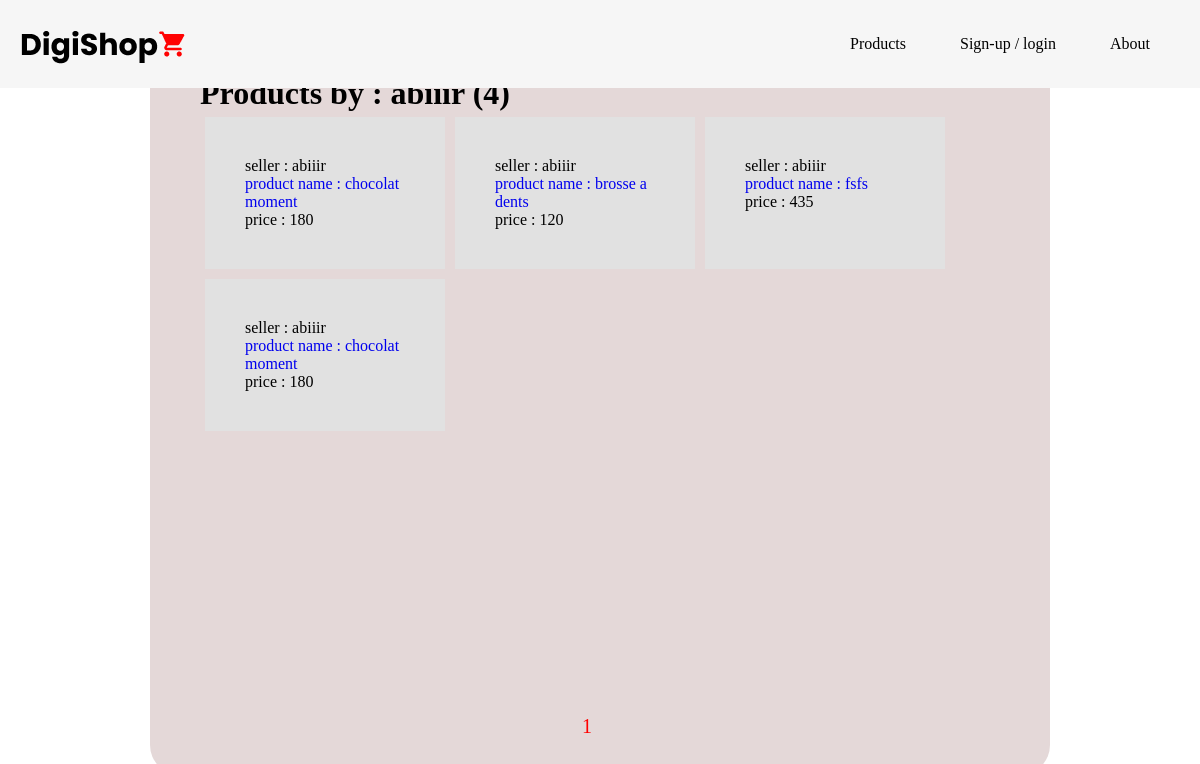
The app's page /users/abiiir, older data.
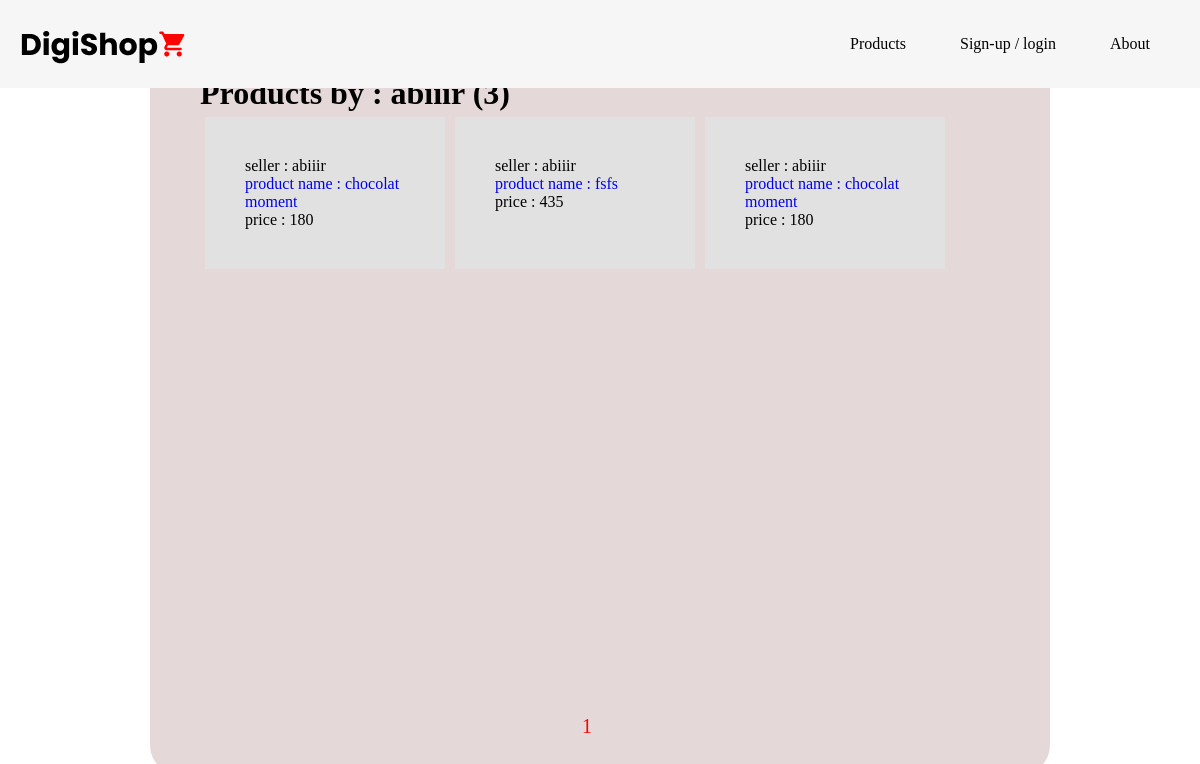
The same page, newer data.
### app/models/model.py (models this page shows, shortened)
class Product(db.Model):
    __tablename__='product'
    id = db.Column(db.Integer,primary_key=True)
    user_id = db.Column(db.Integer,db.ForeignKey('user.id'))
    product_name = db.Column(db.String(50),nullable=False)
    description = db.Column(db.Text,nullable=False)
    price = db.Column(db.String(20),nullable=False)
    location=db.Column(db.String(20),nullable=False)
    brand = db.Column(db.String(20),nullable=False)
    picture=db.Column(db.String(20),nullable=False,default='default.png')
    category=db.Column(db.String(20),nullable=False)
    date_posted = db.Column(db.DateTime,nullable=False,default=datetime.utcnow)

class User(db.Model,UserMixin):
    __tablename__='user'
    id = db.Column(db.Integer,primary_key=True)
    firstname =db.Column(db.String(50),nullable=False)
    familyname = db.Column(db.String(50),nullable=False)
    username=db.Column(db.String(20),unique=True,nullable=False)
    email=db.Column(db.String(120),unique=True,nullable=False)
    image_file = db.Column(db.String(20),nullable=False,default='default.jpg')
    password = db.Column(db.String(60),nullable=False)
    products = db.relationship('Product',backref='seller',lazy=True)

### app/routes/user_bp.py (the view)
@user_bp.route('/<string:username>')
def get_user_products(username):
    page = request.args.get('page', 1 ,type=int)
    user = User.query.filter_by(username=username).first_or_404()
    products = Product.query.filter_by(seller=user)\
        .order_by(Product.date_posted.desc())\
        .paginate(page = page, per_page=5)
    return render_template('userView/user_products.html',products=products,user=user)

### app/templates/userView/user_products.html
{%extends "base/layout.html"%}
{%block style%}
<link rel="stylesheet" type="text/css" href="{{url_for('static',filename='css/user_products.css')}}">
{%endblock style%}
{%block content%}
<div class="show-user-product-list">
    <h1>Products by : {{user.username}} ({{products.total}})</h1>
    <div class="product-list">
        {%for product in products.items%}
            <div class="product">
                <p>seller : {{product.seller.username}}</p>
                <p><a href="{{url_for('product_bp.get_product',product_id=product.id)}}">product name : {{product.product_name}}</a></p>
                <p>price : {{product.price}}</p>
            </div>
        {%endfor%}
    </div>
    <div class="pages">
        {% for page_num in products.iter_pages(left_edge=1,right_edge=1,left_current=1,right_current=2) %}
            {% if page_num%}
                {%if products.page == page_num%}
                    <a href="{{url_for('user_bp.get_user_products',username= user.username,page=page_num)}}" style="color: red">{{page_num}}</a>
                    {%else%}
                    <a href="{{url_for('user_bp.get_user_products',username= user.username,page=page_num)}}" style="color: tomato">{{page_num}}</a>
                    {%endif%}
            {%else%}
            <span style="color:tomato">
                ...
            </span>
            {%endif%}
        {% endfor %}
    </div>
</div>
{%endblock content%}

Row changes from the older to the newer data that the page shows:
removed Product: seller.username "abiiir", product_name "brosse a dents", price "120"
Text that changed along with them:
{{ products.total }}: "4" → "3"
